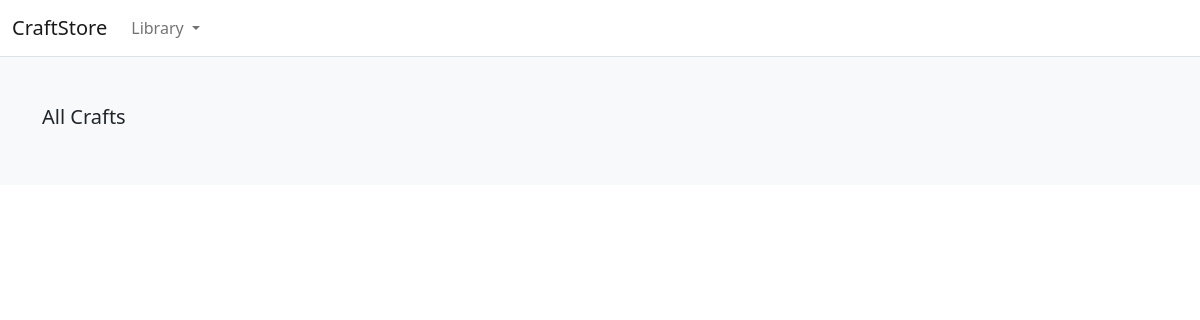
The app's page /search/fibrics/, older data.
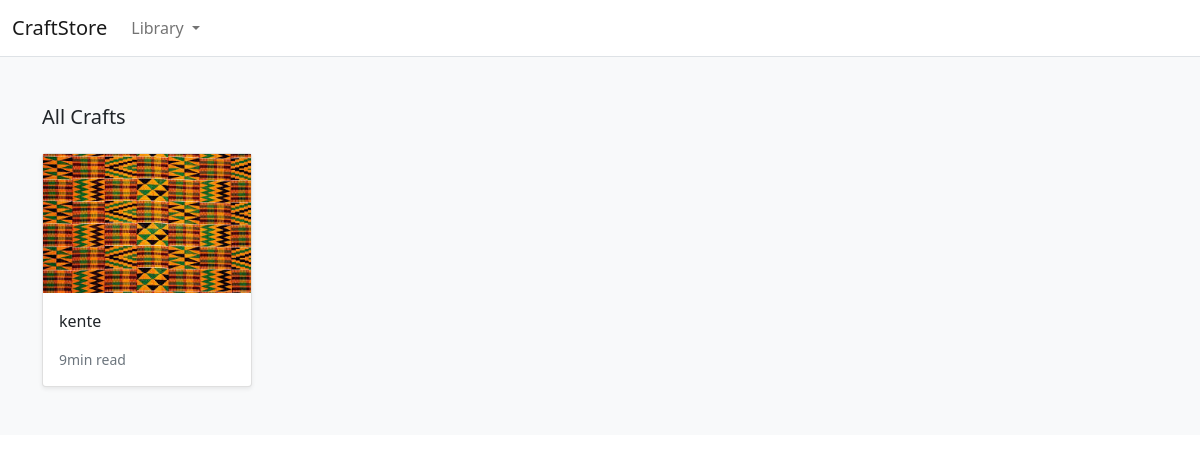
The same page, newer data.
### store/models.py (models this page shows, shortened)
class Product(models.Model):
    category = models.ForeignKey(Category, related_name='product', on_delete=models.CASCADE)
    created_by = models.ForeignKey(User, on_delete=models.CASCADE, related_name='product_creator')
    title = models.CharField(max_length=255)
    author = models.CharField(max_length=255, default='admin')
    description = models.TextField(blank=True)
    image = models.ImageField(upload_to='images/', default='images/default.png')
    slug = models.SlugField(max_length=255)
    price = models.DecimalField(max_digits=4, decimal_places=2)
    in_stock = models.BooleanField(default=True)
    is_active = models.BooleanField(default=True)
    created = models.DateTimeField(auto_now_add=True)
    updated = models.DateTimeField(auto_now=True)
    objects = models.Manager()
    products = ProductManager()
    class Meta:
        verbose_name_plural = 'Products'
        ordering = ('-created',)
    def get_absolute_url(self):
        return reverse('store:product_detail', args=[self.slug])

### store/views.py (the view)
# urls.py: path('search/<slug:category_slug>/', views.category_list, name='category_list'),
def category_list(request, category_slug):
    category = get_object_or_404(Category, slug=category_slug)
    products = Product.objects.filter(category=category)
    return render(request, 'store/products/category.html', {'category': category, 'products': products})

### store/context_processors.py (called while the page is built)
def categories(request):
    return {
        'categories': Category.objects.all()
    }

### store/models.py (called while the page is built)
    def get_absolute_url(self):
        return reverse('store:category_list', args=[self.slug])

### templates/store/products/category.html (shortened to what this page needs)
{% extends "base.html" %}
{% load static %}
{% block content %}
<main>
  <div class="album py-5 bg-light">
    <div class="container">
      <div class="pb-3 h5">All Crafts</div>
      <div class="row row-cols-1 row-cols-sm-2 row-cols-md-5 g-3">
        {% for product in products %}
        <div class="col">
          <div class="card shadow-sm">
            <img class="img-fluid" alt="Responsive image" src="{{ product.image.url }}">
            <div class="card-body">
              <p class="card-text">
                <a class="text-dark text-decoration-none" href="{{ product.get_absolute_url }}">{{ product.title }}</a>
              </p>
              <div class="d-flex justify-content-between align-items-center">
                <small class="text-muted">9min read</small>
              </div>
            </div>
          </div>
        </div>
        {% endfor %}
      </div>
    </div>
  </div>
</main>
{% endblock %}

Row changes from the older to the newer data that the page shows:
added Product: image (picture), title "kente"
